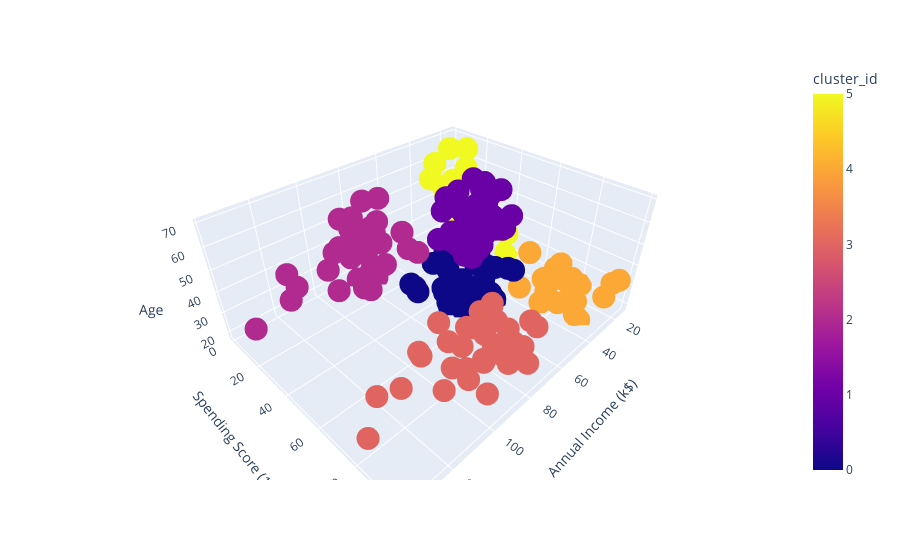

The code cell stored with this chart in its notebook:
### Markdown cell above
### `Plotting 3D`

### Code cell
import plotly.express as px
px.scatter_3d(data,x='Annual Income (k$)',y='Spending Score (1-100)',z='Age',color='cluster_id')

### Figure 1 — Plotly figure (JSON) as saved in the notebook; plotly's stock layout.template omitted (floating-point values rounded to 4 significant figures; data arrays with more than 128 entries replaced by an {"elided": "..."} marker saying what was removed)
{"data": [{"hovertemplate": "Annual Income (k$)=%{x}<br>Spending Score (1-100)=%{y}<br>Age=%{z}<br>cluster_id=%{marker.color}<extra></extra>", "legendgroup": "", "marker": {"color": {"elided": "200 int values"}, "coloraxis": "coloraxis", "symbol": "circle"}, "mode": "markers", "name": "", "scene": "scene", "showlegend": false, "type": "scatter3d", "x": {"elided": "200 int values"}, "y": {"elided": "200 int values"}, "z": {"elided": "200 int values"}}], "layout": {"coloraxis": {"colorbar": {"title": {"text": "cluster_id"}}, "colorscale": [[0, "#0d0887"], [0.1111, "#46039f"], [0.2222, "#7201a8"], [0.3333, "#9c179e"], [0.4444, "#bd3786"], [0.5556, "#d8576b"], [0.6667, "#ed7953"], [0.7778, "#fb9f3a"], [0.8889, "#fdca26"], [1, "#f0f921"]]}, "legend": {"tracegroupgap": 0}, "margin": {"t": 60}, "scene": {"domain": {"x": [0, 1], "y": [0, 1]}, "xaxis": {"title": {"text": "Annual Income (k$)"}}, "yaxis": {"title": {"text": "Spending Score (1-100)"}}, "zaxis": {"title": {"text": "Age"}}}}}
